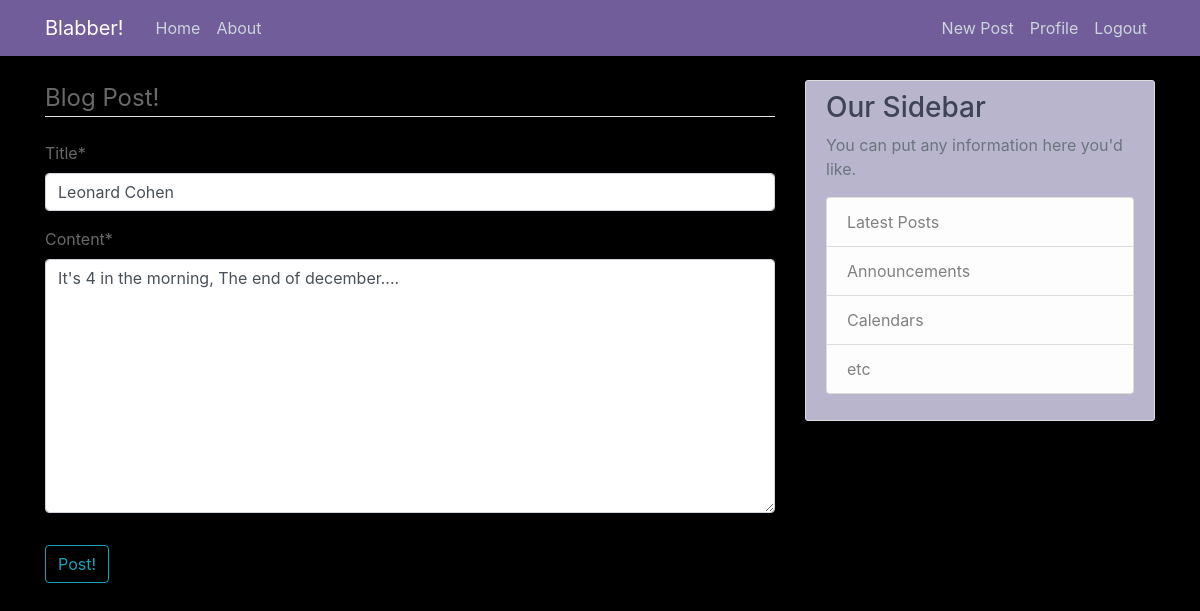
The app's page /post/11/update/ (signed in) with its own data.
### myBlog/models.py (models this page shows, shortened)
class Post(models.Model):
    title = models.CharField(max_length=100)
    content = models.TextField()
    date = models.DateTimeField(default=timezone.now)
    author = models.ForeignKey(User, on_delete=models.CASCADE)

### myBlog/views.py (the view, shortened to what this page needs)
# urls.py: path('post/<int:pk>/update/', PostUpdateView.as_view(), name='post-update'),
class PostUpdateView(LoginRequiredMixin, UserPassesTestMixin, UpdateView):
    model = Post
    fields = ['title', 'content']
    def test_func(self):
        post = self.get_object()
        if self.request.user == post.author:
            return True
        return False

### myBlog/templates/myBlog/post_form.html (shortened to what this page needs)
{% extends 'myBlog/base.html'%}
{% load crispy_forms_tags %}
{% block content %}
        <div class="'content-section">
                <form method="POST">
                        <fieldset class="form-group">
                        <legend class="border-bottom mb-4">
                         Blog Post!
                        </legend>
                        {{ form|crispy }}
                        </fieldset>
                        <div class="form-group">
                                <button class="btn btn-outline-info" type="submit">Post!</button>
                        </div>
                </form>
        </div>
{% endblock %}

### myBlog/static/myBlog/main.css (style rules this page uses)
body { background: black; color: dimgray; margin-top: 5rem; }

### records on screen
Post: title "Leonard Cohen", content "It's 4 in the morning, The end of december...."
